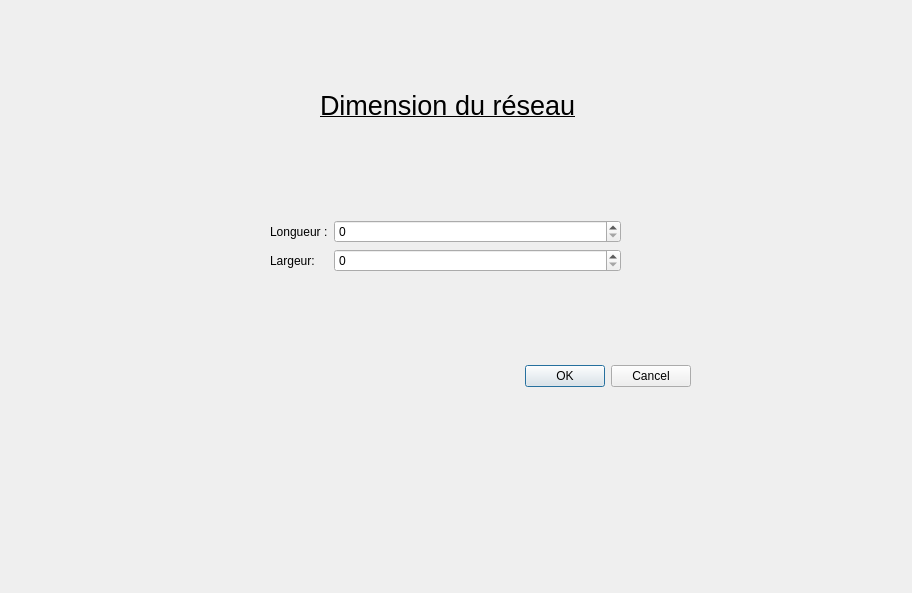
<?xml version="1.0" encoding="UTF-8"?>
<ui version="4.0">
 <class>taille_reseau</class>
 <widget class="QDialog" name="taille_reseau">
  <property name="geometry">
   <rect>
    <x>0</x>
    <y>0</y>
    <width>912</width>
    <height>593</height>
   </rect>
  </property>
  <property name="windowTitle">
   <string>Dialog</string>
  </property>
  <widget class="QDialogButtonBox" name="buttonBox">
   <property name="geometry">
    <rect>
     <x>350</x>
     <y>360</y>
     <width>341</width>
     <height>32</height>
    </rect>
   </property>
   <property name="orientation">
    <enum>Qt::Horizontal</enum>
   </property>
   <property name="standardButtons">
    <set>QDialogButtonBox::Cancel|QDialogButtonBox::Ok</set>
   </property>
  </widget>
  <widget class="QWidget" name="formLayoutWidget">
   <property name="geometry">
    <rect>
     <x>270</x>
     <y>220</y>
     <width>351</width>
     <height>71</height>
    </rect>
   </property>
   <layout class="QFormLayout" name="formLayout">
    <item row="0" column="0">
     <widget class="QLabel" name="label">
      <property name="text">
       <string>Longueur :</string>
      </property>
     </widget>
    </item>
    <item row="1" column="0">
     <widget class="QLabel" name="label_2">
      <property name="text">
       <string>Largeur:</string>
      </property>
     </widget>
    </item>
    <item row="0" column="1">
     <widget class="QSpinBox" name="spinBox"/>
    </item>
    <item row="1" column="1">
     <widget class="QSpinBox" name="spinBox_2"/>
    </item>
   </layout>
  </widget>
  <widget class="QLabel" name="label_3">
   <property name="geometry">
    <rect>
     <x>320</x>
     <y>80</y>
     <width>261</width>
     <height>51</height>
    </rect>
   </property>
   <property name="text">
    <string>&lt;html&gt;&lt;head/&gt;&lt;body&gt;&lt;p&gt;&lt;span style=&quot; font-size:20pt; text-decoration: underline;&quot;&gt;Dimension du réseau&lt;/span&gt;&lt;/p&gt;&lt;/body&gt;&lt;/html&gt;</string>
   </property>
  </widget>
 </widget>
 <resources/>
 <connections>
  <connection>
   <sender>buttonBox</sender>
   <signal>accepted()</signal>
   <receiver>taille_reseau</receiver>
   <slot>accept()</slot>
   <hints>
    <hint type="sourcelabel">
     <x>248</x>
     <y>254</y>
    </hint>
    <hint type="destinationlabel">
     <x>157</x>
     <y>274</y>
    </hint>
   </hints>
  </connection>
  <connection>
   <sender>buttonBox</sender>
   <signal>rejected()</signal>
   <receiver>taille_reseau</receiver>
   <slot>reject()</slot>
   <hints>
    <hint type="sourcelabel">
     <x>316</x>
     <y>260</y>
    </hint>
    <hint type="destinationlabel">
     <x>286</x>
     <y>274</y>
    </hint>
   </hints>
  </connection>
 </connections>
</ui>
